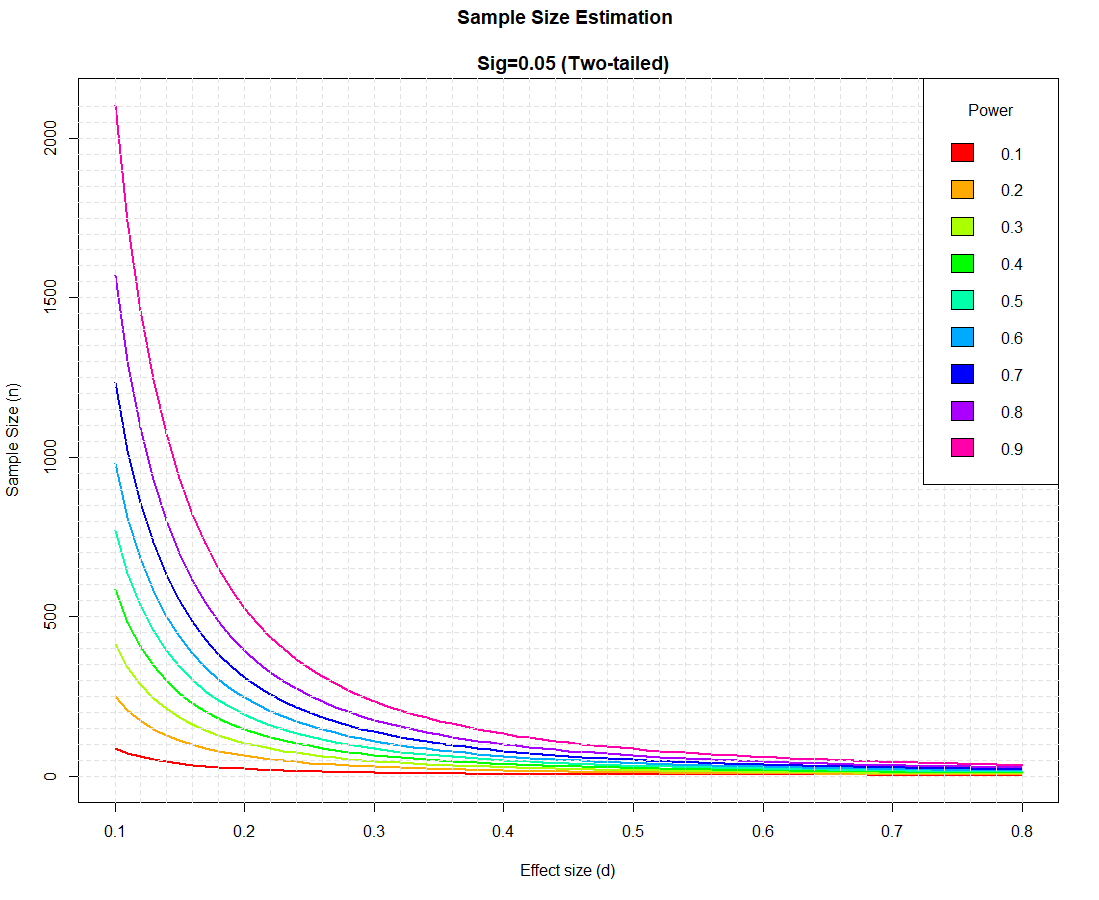

Generate this figure with R:
#------------------------------------------------------------------------------
# Code By: Fahad Almsned
# Affiliation: NINDS/NIH
#------------------------------------------------------------------------------

# main source -->https://www.statmethods.net/stats/power.html

library(dplyr)
library(pwr)

#-------------------------------------------------------------------------------
#  Sample Size vs. effect size (d)
#-------------------------------------------------------------------------------

#range of effect size (d)
d = seq(.1,.8,.01)
nd = length(d)

# power values
p <- seq(.1,.9,.1)
np <- length(p)

# obtain sample sizes
samsize <- array(numeric(nd*np), dim=c(nd,np))
for (i in 1:np){
  for (j in 1:nd){
    result <- pwr.t.test(n = NULL, d = d[j],sig.level = .05, power = p[i], type = "two.sample")
    samsize[j,i] <- ceiling(result$n)
  }
}


# set up graph
xrange <- range(d)
yrange <- round(range(samsize))
colors <- rainbow(length(p))
plot(xrange, yrange, type="n",
     xlab="Effect size (d)",
     ylab="Sample Size (n)" )

# add power curves
for (i in 1:np){
  lines(d, samsize[,i], type="l", lwd=2, col=colors[i])
}

# add annotation (grid lines, title, legend)
abline(v=0, h=seq(0,yrange[2],50), lty=2, col="grey89")
abline(h=0, v=seq(xrange[1],xrange[2],.02), lty=2,
       col="grey89")
title("Sample Size Estimation \n
  Sig=0.05 (Two-tailed)")
legend("topright", title="Power", as.character(p),
       fill=colors)
